Frame 1 (no input): blank canvas, image omitted
Frame 60 (no input): blank canvas, image omitted
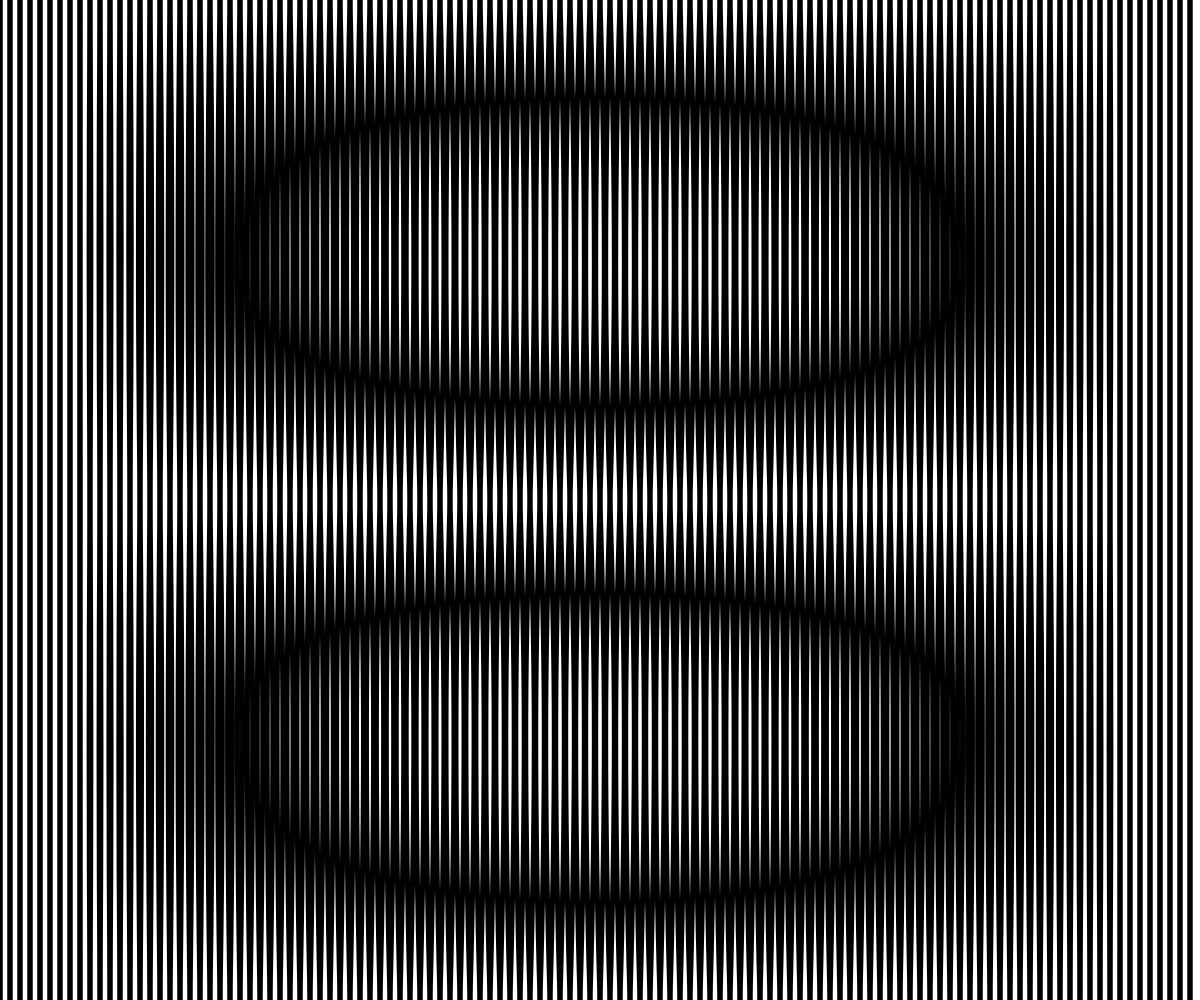
Frame 120 (the mouse pressed at the canvas centre since frame 60)

The p5.js sketch whose frames 1 and 60 were blank and that drew this single picture after the mouse press (run headless with seeded random() and noise() and a simulated clock; from frame 60 on, the mouse is pressed at the canvas centre):

// p5.js sketch
// ── sketch.js
let planets = [];
class intro{
  constructor(x,y){
    this.x = x;
    this.y = y;
  }
  render(){
    noFill();
    stroke(0);
    strokeCap(ROUND);
    strokeWeight(this.y/2);
    let angleMax = map(mouseX,0,windowWidth,0,360);
    let angle = map(this.x,0,windowWidth,0,angleMax);
    let xVar = map(sin(radians(angle)),0,1,0,15);
    bezier(this.x,0,this.x-xVar,windowHeight/2,this.x+xVar,windowHeight/2,this.x,windowHeight);
    bezier(this.x,0,this.x+xVar,windowHeight/2,this.x-xVar,windowHeight/2,this.x,windowHeight);
  }
}

function setup() {
  createCanvas(windowWidth, windowHeight);
  
  for (let i= 0; i<windowWidth;i+=10){
    planets[i/10] = new intro(
    i,10)
  }
}

function draw() {
  background(255);
  for(let int of planets){
    int.render();
  }
}
